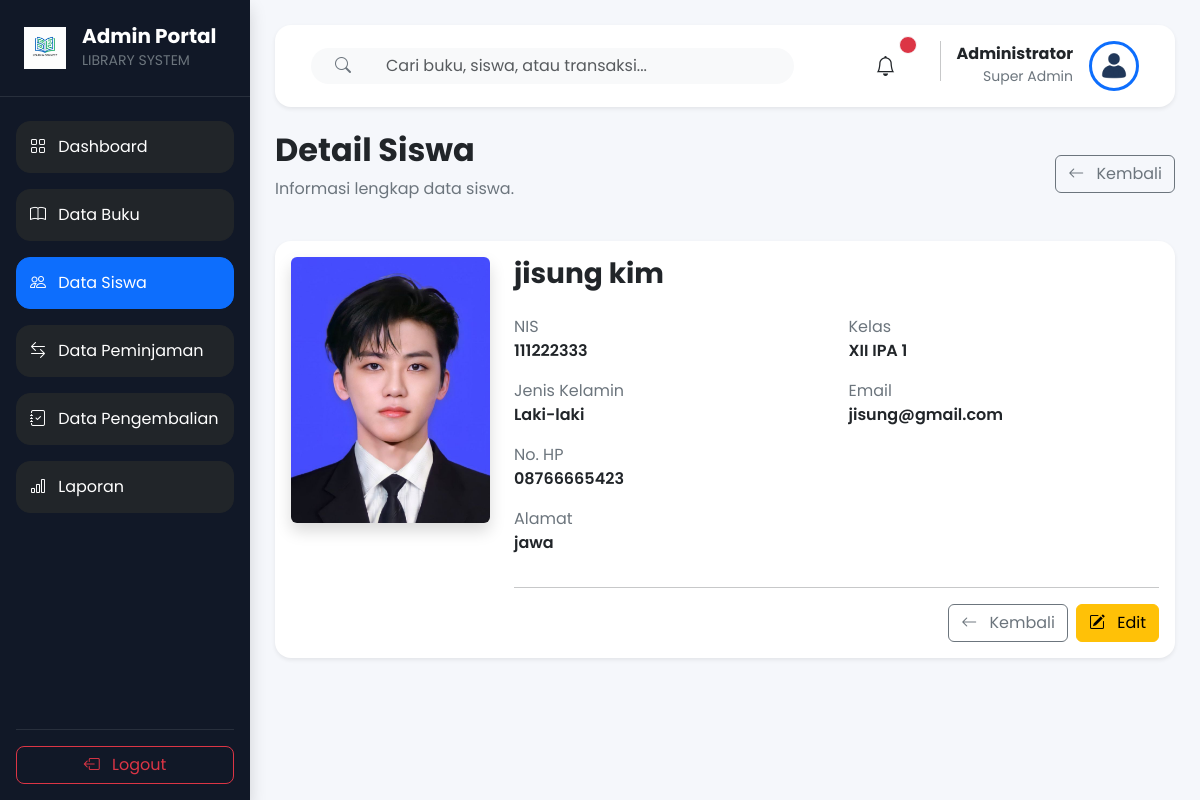
The app's page /admin/detail_siswa.php?id=5 (signed in) with its own data.
### tables this page shows
CREATE TABLE `siswa` (
  `id_siswa` int(11) NOT NULL,
  `nis` varchar(20) NOT NULL,
  `nama_siswa` varchar(100) NOT NULL,
  `kelas` varchar(30) DEFAULT NULL,
  `jenis_kelamin` enum('L','P') DEFAULT NULL,
  `email` varchar(100) DEFAULT NULL,
  `no_hp` varchar(20) DEFAULT NULL,
  `alamat` text DEFAULT NULL,
  `password` varchar(255) NOT NULL,
  `foto` varchar(255) DEFAULT NULL,
  `created_at` timestamp NOT NULL DEFAULT current_timestamp()
);

### admin/detail_siswa.php (the view, shortened to what this page needs)
<?php
include "../config/koneksi.php";
$id = $_GET['id'];
$query = mysqli_query($conn,"
SELECT *
FROM siswa
WHERE id_siswa='$id'
");
$data = mysqli_fetch_assoc($query);
include "../includes/header.php";
include "../includes/sidebar_admin.php";
?>
<div
class="container-fluid"
style="
margin-left:250px;
padding:25px;
background:#F5F7FB;
min-height:100vh;
">
<?php include "../includes/navbar_admin.php"; ?>
<div class="d-flex justify-content-between align-items-center mb-4">
<div>
<h2 class="fw-bold">
Detail Siswa
</h2>
<p class="text-secondary">
Informasi lengkap data siswa.
</p>
</div>
<a
href="siswa.php"
class="btn btn-outline-secondary">
<i class="bi bi-arrow-left me-2"></i>
Kembali
</a>
</div>
<div class="card border-0 shadow-sm rounded-4">
<div class="card-body">
<div class="row">
<div class="col-lg-3 text-center">
<?php
if(!empty($data['foto']) && file_exists("../assets/image/siswa/".$data['foto'])){
?>
<img
src="../assets/image/siswa/<?= $data['foto']; ?>"
class="img-fluid rounded shadow"
style="max-height:300px;object-fit:cover;">
<?php
}
?>
</div>
<div class="col-lg-9">
<h3 class="fw-bold mb-4">
    <?= $data['nama_siswa']; ?>
</h3>
<div class="row">
<div class="col-md-6 mb-3">
<label class="text-secondary">
NIS
</label>
<div class="fw-semibold">
<?= $data['nis']; ?>
</div>
</div>
<div class="col-md-6 mb-3">
<label class="text-secondary">
Kelas
</label>
<div class="fw-semibold">
<?= $data['kelas']; ?>
</div>
</div>
<div class="col-md-6 mb-3">
<label class="text-secondary">
Jenis Kelamin
</label>
<div class="fw-semibold">
<?php
echo ($data['jenis_kelamin']=="L") ? "Laki-laki" : "Perempuan";
?>
</div>
</div>
<div class="col-md-6 mb-3">
<label class="text-secondary">
Email
</label>
<div class="fw-semibold">
<?= $data['email']; ?>
</div>
</div>
<div class="col-md-6 mb-3">
<label class="text-secondary">
No. HP
</label>
<div class="fw-semibold">
<?= $data['no_hp']; ?>
</div>
</div>
<div class="col-md-12 mb-3">
<label class="text-secondary">
Alamat
</label>
<div class="fw-semibold">
<?= $data['alamat']; ?>
</div>
</div>
</div>
<hr>
<div class="d-flex justify-content-end gap-2">
<a
href="siswa.php"
class="btn btn-outline-secondary">
<i class="bi bi-arrow-left me-2"></i>
Kembali
</a>
<a
href="edit_siswa.php?id=<?= $data['id_siswa']; ?>"
class="btn btn-warning">
<i class="bi bi-pencil-square me-2"></i>
Edit
</a>
</div>
</div>
</div>
</div>
<?php include "../includes/footer.php"; ?>

### includes/navbar_admin.php (shortened to what this page needs)
<?php
include "../config/koneksi.php";
$id_admin = $_SESSION['id'];
$queryAdmin = mysqli_query($conn,"
SELECT *
FROM admin
WHERE id_admin='$id_admin'
");
$admin = mysqli_fetch_assoc($queryAdmin);
$keyword = isset($_GET['search']) ? $_GET['search'] : "";
?>
<nav class="navbar bg-white shadow-sm rounded-4 px-4 py-3 mb-4">
    <div class="container-fluid">
        <form
            class="col-lg-7"
            method="GET"
            action="">
            <div class="input-group">
                <span
                    class="input-group-text
                    bg-light
                    border-0
                    rounded-start-pill
                    px-4">
                    <i class="bi bi-search text-secondary"></i>
                </span>
                <input
                    type="text"
                    name="search"
                    class="form-control border-0 bg-light rounded-end-pill"
                    placeholder="Cari buku, siswa, atau transaksi..."
                    value="<?= htmlspecialchars($keyword); ?>">
            </div>
        </form>
        <div class="d-flex align-items-center">
            <button
                class="btn border-0 bg-transparent position-relative me-4">
                <i class="bi bi-bell fs-5"></i>
                <span
                    class="position-absolute
                    top-0
                    start-100
                    translate-middle
                    p-2
                    bg-danger
                    border
                    border-light
                    rounded-circle">
                </span>
            </button>
            <div class="d-flex align-items-center ms-2">
                <div class="text-end me-3">
                    <h6 class="mb-0 fw-bold">
                        <?= $admin['nama_admin']; ?>
                    </h6>
                    <small class="text-secondary">
                        Super Admin
                    </small>
                </div>
                <img
    src="../assets/image/default-user.png"
    alt="Admin"
    width="50"
    height="50"
    class="rounded-circle border border-3 border-primary"
    style="object-fit:cover;">
            </div>
        </div>
    </div>
</nav>

### records on screen
siswa: foto (picture), nama_siswa "jisung kim", nis "111222333", kelas "XII IPA 1", email "jisung@gmail.com", no_hp "08766665423", alamat "jawa"

### other values on screen
$admin['nama_admin'] "Administrator"
